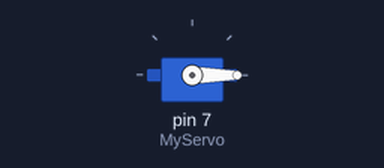
Bench run of a sketch on a simulated Arduino Uno, built with avr-gcc and run on an emulated ATmega328P. On the bench: servo.

Above: at 0.05 s.
At 2.05 s:
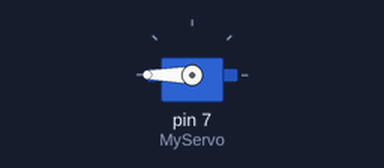
At 4.0 s:
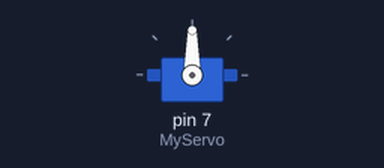
Timing chart, 0 to 5.2 s (numbered marks = the images above):
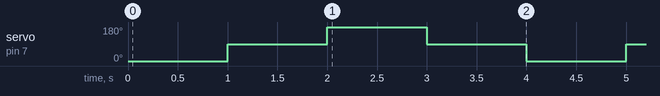

The sketch:

Servo.ino
```cpp
#include<Servo.h>
Servo MyServo;

void setup() {
  Serial.begin(9600);
  MyServo.attach(7);
}

void loop() {
  MyServo.write(0);
  delay(1000);
  MyServo.write(90);
  delay(1000);
  MyServo.write(180);
  delay(1000);
  MyServo.write(90);
  delay(1000);
}
```

Measured:
- by itself, servo on pin 7 (MyServo): repeats every 4.0 s: 180° 1.0 s, 90° 1.0 s, 0° 1.0 s, 90° 1.0 s
